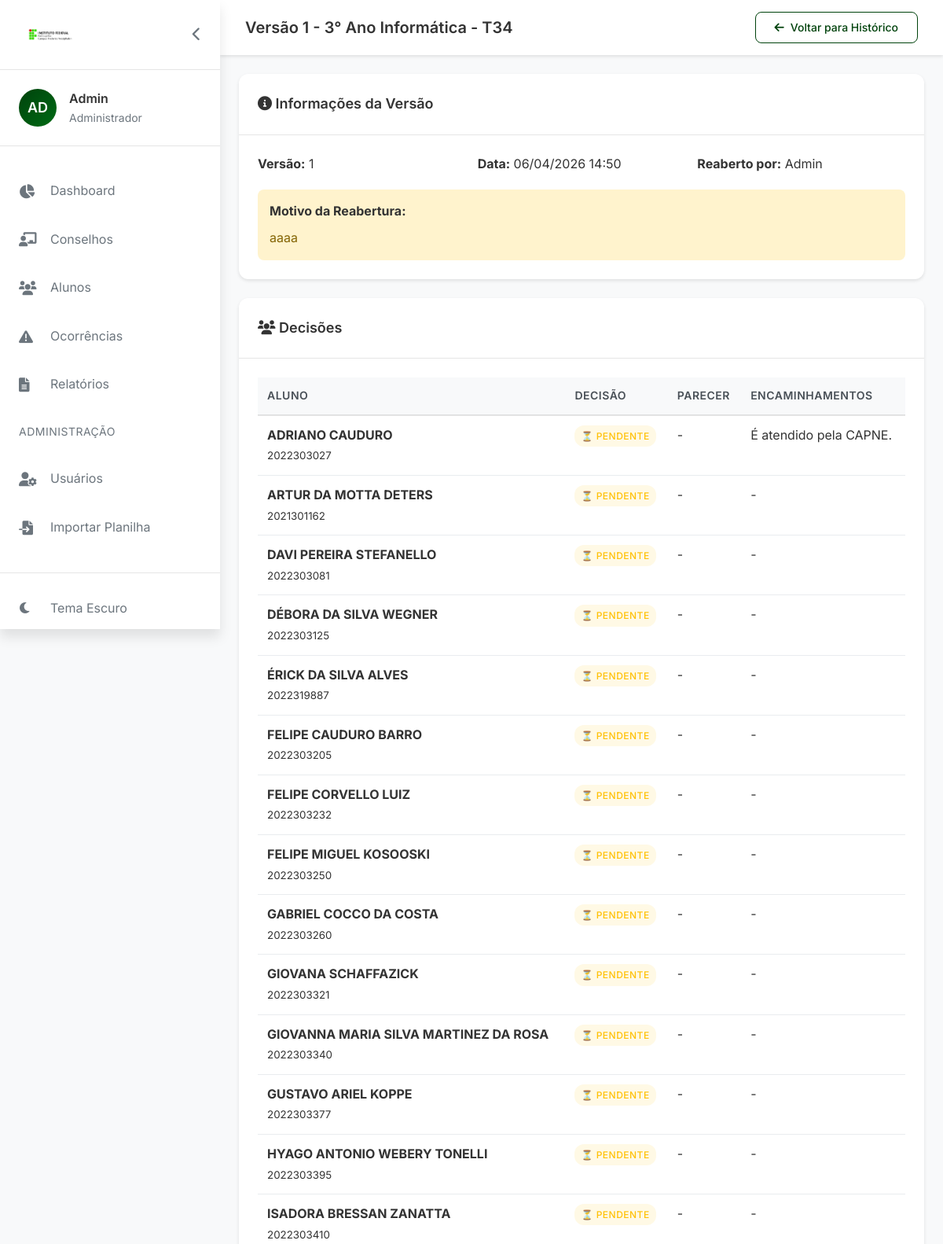
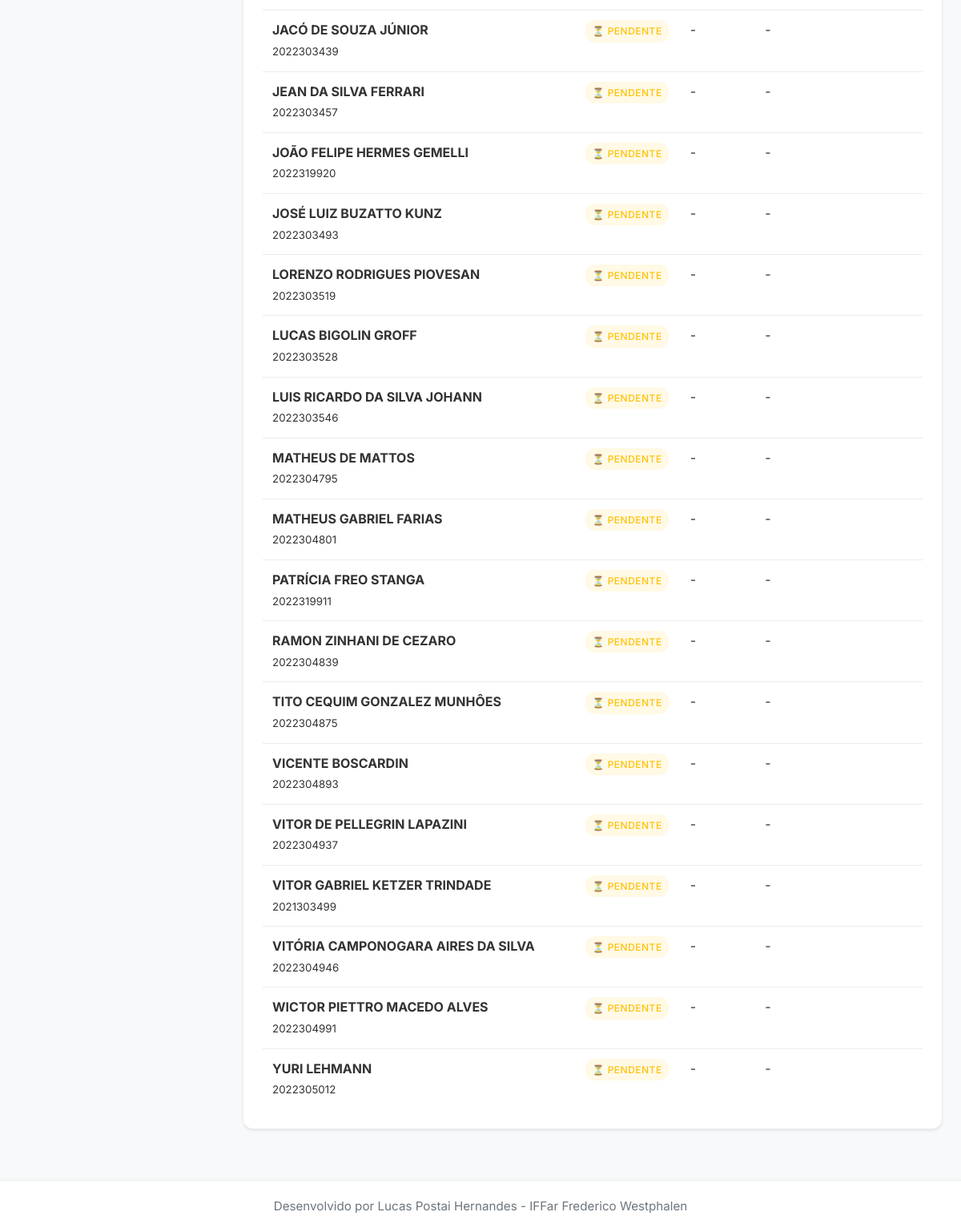
The page /conselhos/versao/1 (signed in) on the database its author committed (2 pictures, top to bottom).
### models.py (models this page shows, shortened)
class Usuario(UserMixin, db.Model):
    __tablename__ = 'usuarios'
    id = db.Column(db.Integer, primary_key=True)
    nome = db.Column(db.String(100), nullable=False)
    email = db.Column(db.String(100), unique=True, nullable=False)
    matricula = db.Column(db.String(20), unique=True, nullable=False)
    senha_hash = db.Column(db.String(200))
    role = db.Column(db.String(50), default='professor')
    setor_id = db.Column(db.Integer, db.ForeignKey('setores.id'))
    foto_perfil = db.Column(db.String(200))
    ativo = db.Column(db.Boolean, default=True)
    primeiro_acesso = db.Column(db.Boolean, default=True)
    ultimo_acesso = db.Column(db.DateTime)
    created_at = db.Column(db.DateTime, default=datetime.utcnow)
    setor = db.relationship('Setor', backref='usuarios')
    def is_admin(self):
        return self.role == 'admin'

class ConselhoVersao(db.Model):
    __tablename__ = 'conselho_versoes'
    id = db.Column(db.Integer, primary_key=True)
    conselho_id = db.Column(db.Integer, db.ForeignKey('conselhos.id'))
    versao = db.Column(db.Integer, nullable=False)
    motivo_reabertura = db.Column(db.Text)
    data_reabertura = db.Column(db.DateTime, default=datetime.utcnow)
    reaberto_por = db.Column(db.Integer, db.ForeignKey('usuarios.id'))
    consideracoes_iniciais = db.Column(db.Text)
    observacoes_gerais = db.Column(db.Text)
    ata = db.Column(db.Text)
    data_fim = db.Column(db.DateTime)
    reabridor = db.relationship('Usuario', backref='conselhos_reabertos')
    alunos = db.relationship('ConselhoAlunoVersao', back_populates='versao', cascade='all, delete-orphan')

class Turma(db.Model):
    __tablename__ = 'turmas'
    id = db.Column(db.Integer, primary_key=True)
    nome = db.Column(db.String(50), nullable=False)
    curso = db.Column(db.String(100), nullable=False)
    ano = db.Column(db.Integer, nullable=False)
    turno = db.Column(db.String(20))
    created_at = db.Column(db.DateTime, default=datetime.utcnow)
    alunos = db.relationship('Aluno', back_populates='turma', lazy=True)
    conselhos = db.relationship('Conselho', back_populates='turma', lazy='dynamic')

class Aluno(db.Model):
    __tablename__ = 'alunos'
    id = db.Column(db.Integer, primary_key=True)
    nome = db.Column(db.String(100), nullable=False)
    matricula = db.Column(db.String(20), unique=True, nullable=False)
    data_nascimento = db.Column(db.Date)
    cpf = db.Column(db.String(14))
    email = db.Column(db.String(100))
    telefone = db.Column(db.String(20))
    endereco = db.Column(db.String(200))
    cidade = db.Column(db.String(100))
    uf = db.Column(db.String(2))
    interno = db.Column(db.Boolean, default=False)
    quarto = db.Column(db.String(10))
    turma_id = db.Column(db.Integer, db.ForeignKey('turmas.id'))
    foto = db.Column(db.String(200))
    situacao = db.Column(db.String(20), default='ativo')
    observacoes = db.Column(db.Text)
    created_at = db.Column(db.DateTime, default=datetime.utcnow)
    updated_at = db.Column(db.DateTime, default=datetime.utcnow, onupdate=datetime.utcnow)
    turma = db.relationship('Turma', back_populates='alunos')
    ocorrencias = db.relationship('Ocorrencia', backref='aluno', lazy='dynamic')
    notas = db.relationship('Nota', backref='aluno', lazy='dynamic')
    frequencias = db.relationship('Frequencia', backref='aluno', lazy='dynamic')

class ConselhoAlunoVersao(db.Model):
    __tablename__ = 'conselho_alunos_versoes'
    id = db.Column(db.Integer, primary_key=True)
    versao_id = db.Column(db.Integer, db.ForeignKey('conselho_versoes.id'))
    aluno_id = db.Column(db.Integer, db.ForeignKey('alunos.id'))
    status = db.Column(db.String(20))
    parecer = db.Column(db.Text)
    encaminhamentos = db.Column(db.Text)
    versao = db.relationship('ConselhoVersao', back_populates='alunos')
    aluno = db.relationship('Aluno')

### app.py (the view)
@app.route('/conselhos/versao/<int:versao_id>')
@login_required
def ver_versao_conselho(versao_id):
    from models import ConselhoVersao, Aluno
    versao = ConselhoVersao.query.get_or_404(versao_id)
    conselho = versao.conselho
    alunos_versao = []
    for av in versao.alunos:
        aluno = Aluno.query.get(av.aluno_id)
        if aluno:
            alunos_versao.append({
                'id': aluno.id,
                'nome': aluno.nome,
                'matricula': aluno.matricula,
                'status': av.status,
                'parecer': av.parecer,
                'encaminhamentos': av.encaminhamentos
            })
    return render_template('conselhos/ver_versao.html',
                         conselho=conselho,
                         versao=versao,
                         alunos=alunos_versao)

### app.py (called while the page is built)
@login_manager.user_loader
def load_user(user_id):
    return Usuario.query.get(int(user_id))

    def __call__(self, environ, start_response):
        path = environ.get('PATH_INFO', '')
        if path == '/':
            start_response('302 Found', [('Location', self.prefix + '/')])
            return []
        if path.startswith(self.prefix):
            environ['PATH_INFO'] = path[len(self.prefix):]
            if not environ['PATH_INFO']:
                environ['PATH_INFO'] = '/'
            environ['SCRIPT_NAME'] = self.prefix
        return self.app(environ, start_response)

### templates/conselhos/ver_versao.html (shortened to what this page needs)
{% extends "base.html" %}
{% block page_title %}Versão {{ versao.versao }} - {{ conselho.turma.nome }}{% endblock %}
{% block header_actions %}
<a href="{{ url_for('ver_versoes_conselho', id=conselho.id) }}" class="btn btn-outline">
    <i class="fas fa-arrow-left"></i> Voltar para Histórico
</a>
{% endblock %}
{% block content %}
<div class="versao-view-container">
    <div class="card mb-4">
        <div class="card-header">
            <h3><i class="fas fa-info-circle"></i> Informações da Versão</h3>
        </div>
        <div class="card-body">
            <div class="info-grid">
                <div><strong>Versão:</strong> {{ versao.versao }}</div>
                <div><strong>Data:</strong> {{ versao.data_reabertura.strftime('%d/%m/%Y %H:%M') }}</div>
                <div><strong>Reaberto por:</strong> {{ versao.reabridor.nome }}</div>
            </div>
            <div class="motivo-box">
                <strong>Motivo da Reabertura:</strong>
                <p>{{ versao.motivo_reabertura }}</p>
            </div>
        </div>
    </div>
    <div class="card">
        <div class="card-header">
            <h3><i class="fas fa-users"></i> Decisões</h3>
        </div>
        <div class="card-body">
            <div class="table-responsive">
                <table class="table">
                    <thead>
                        <tr>
                            <th>Aluno</th>
                            <th>Decisão</th>
                            <th>Parecer</th>
                            <th>Encaminhamentos</th>
                        </tr>
                    </thead>
                    <tbody>
                        {% for aluno in alunos %}
                        <tr>
                            <td><strong>{{ aluno.nome }}</strong><br><small>{{ aluno.matricula }}</small></td>
                            <td>
                                <span class="badge badge-{{ aluno.status }}">
                                    {% if aluno.status == 'aprovado' %}✅ Aprovado
                                    {% elif aluno.status == 'reprovado' %}❌ Reprovado
                                    {% else %}⏳ Pendente{% endif %}
                                </span>
                            </td>
                            <td>{{ aluno.parecer or '-' }}</td>
                            <td>{{ aluno.encaminhamentos or '-' }}</td>
                        </tr>
                        {% endfor %}
                    </tbody>
                </table>
            </div>
        </div>
    </div>
</div>
{% endblock %}

### templates/base.html (shortened to what this page needs)
<!DOCTYPE html>
<html lang="pt-BR" data-theme="light">
<head>
    <link rel="stylesheet" href="https://cdnjs.cloudflare.com/ajax/libs/font-awesome/6.4.0/css/all.min.css">
    <link rel="stylesheet" href="https://cdnjs.cloudflare.com/ajax/libs/font-awesome/6.0.0/css/all.min.css">
    <link rel="stylesheet" href="{{ url_for('static', filename='css/style.css') }}">
    <link rel="stylesheet" href="{{ url_for('static', filename='css/animations.css') }}">
</head>
<body class="{% if current_user.is_authenticated %}authenticated{% endif %}">
    {% if current_user.is_authenticated %}
    <div class="sidebar" id="sidebar">
        <div class="sidebar-header">
            <img src="{{ url_for('static', filename='images/logo-iffar.png') }}" alt="IFFar" class="logo">
            <button class="sidebar-toggle" id="sidebarToggle">
                <i class="fas fa-chevron-left"></i>
            </button>
        </div>
        <div class="user-info">
            <div class="user-avatar">
                {% if current_user.foto_perfil %}
                <img src="{{ url_for('static', filename=current_user.foto_perfil) }}" alt="{{ current_user.nome }}">
                {% else %}
                <div class="avatar-placeholder">
                    {{ current_user.nome[:2] | upper }}
                </div>
                {% endif %}
            </div>
            <div class="user-details">
                <span class="user-name">{{ current_user.nome }}</span>
                <span class="user-role">
                    {% if current_user.role == 'admin' %}Administrador
                    {% elif current_user.role == 'direcao' %}Direção
                    {% elif current_user.role == 'professor' %}Professor
                    {% else %}{{ current_user.role | title }}{% endif %}
                </span>
            </div>
        </div>
        <nav class="sidebar-nav">
            <ul>
                <li class="{% if request.endpoint == 'dashboard' %}active{% endif %}">
                    <a href="{{ url_for('dashboard') }}">
                        <i class="fas fa-chart-pie"></i>
                        <span>Dashboard</span>
                    </a>
                </li>
                <li class="{% if request.endpoint in ['listar_conselhos', 'novo_conselho', 'ver_conselho'] %}active{% endif %}">
                    <a href="{{ url_for('listar_conselhos') }}">
                        <i class="fas fa-chalkboard-teacher"></i>
                        <span>Conselhos</span>
                    </a>
                </li>
                <li class="{% if request.endpoint in ['listar_alunos', 'novo_aluno', 'ver_aluno'] %}active{% endif %}">
                    <a href="{{ url_for('listar_alunos') }}">
                        <i class="fas fa-users"></i>
                        <span>Alunos</span>
                    </a>
                </li>
                <li class="{% if request.endpoint in ['listar_ocorrencias', 'nova_ocorrencia', 'ver_ocorrencia'] %}active{% endif %}">
                    <a href="{{ url_for('listar_ocorrencias') }}">
                        <i class="fas fa-exclamation-triangle"></i>
                        <span>Ocorrências</span>
                    </a>
                </li>
                <li class="{% if request.endpoint == 'relatorios' %}active{% endif %}">
                    <a href="{{ url_for('relatorios') }}">
                        <i class="fas fa-file-alt"></i>
                        <span>Relatórios</span>
                    </a>
                </li>
                {% if current_user.is_admin() %}
                <li class="divider">Administração</li>
                <li class="{% if request.endpoint == 'admin_usuarios' %}active{% endif %}">
                    <a href="{{ url_for('admin_usuarios') }}">
                        <i class="fas fa-user-cog"></i>
                        <span>Usuários</span>
                    </a>
                </li>
                <li class="nav-item">
                    <a href="{{ url_for('importar_planilha') }}" class="nav-link">
                        <i class="fas fa-file-import"></i>
                        Importar Planilha
                    </a>
                </li>
                {% endif %}
            </ul>
        </nav>
        <div class="sidebar-footer">
            <a href="#" id="themeToggle">
                <i class="fas fa-moon"></i>
                <span>Tema Escuro</span>
            </a>
            <a href="{{ url_for('logout') }}">
            </a>
        </div>
    </div>
    <main class="main-content" id="mainContent">
        <header class="content-header">
            <h1>{% block page_title %}{% endblock %}</h1>
            <div class="header-actions">
                {% block header_actions %}{% endblock %}
            </div>
        </header>
        <div class="content-body">
            {% block content %}{% endblock %}
        </div>
    </main>
    {% else %}
    {% block public_content %}{% endblock %}
    {% endif %}
       {% if current_user.is_authenticated %}
            <footer class="app-footer">
                <div class="footer-content">
                    <p>Desenvolvido por Lucas Postai Hernandes - IFFar Frederico Westphalen</p>
                </div>
            </footer>
    {% endif %}
</body>
</html>

### templates/base.html (style rules this page uses)
.app-footer { background: white; border-top: 1px solid #e9ecef; padding: 20px 24px; margin-top: 40px; box-shadow: 0 -2px 4px rgba(0,0,0,0.02); text-align: center; width: 100%; }
.footer-content { max-width: 1200px; margin: 0 auto; color: #6c757d; font-size: 0.95rem; }
.footer-content p { margin: 0; padding: 0; }
html, body { height: 100%; margin: 0; }
body { display: flex; flex-direction: column; min-height: 100vh; }
.main-content { flex: 1 0 auto; }
.app-footer { flex-shrink: 0; }

### templates/conselhos/ver_versao.html (style rules this page uses)
.versao-view-container { padding: 24px; max-width: 1200px; margin: 0 auto; }
.info-grid { display: grid; grid-template-columns: repeat(auto-fit, minmax(200px, 1fr)); gap: 15px; margin-bottom: 20px; }
.motivo-box { background: #fff3cd; padding: 15px; border-radius: var(--radius-md); margin-top: 15px; }
.motivo-box p { margin: 8px 0 0 0; color: #856404; }
.badge-pendente { background: rgba(255, 193, 7, 0.1); color: #ffc107; }
.table-responsive { overflow-x: auto; }
.table { width: 100%; border-collapse: collapse; }
.table th { background: #f8f9fa; padding: 12px; text-align: left; font-weight: 600; color: #495057; }
.table td { padding: 12px; border-bottom: 1px solid #e9ecef; vertical-align: top; }

### rows shown on the page
Usuario: nome "AD", nome "Admin", reabridor.nome "Admin"
ConselhoVersao: versao "1", data_reabertura "06/04/2026 14:50", motivo_reabertura "aaaa"
Turma: turma.nome "3° Ano Informática - T34"
Aluno: nome "ADRIANO CAUDURO", matricula "2022303027"
ConselhoAlunoVersao: encaminhamentos "É atendido pela CAPNE."
Aluno: nome "ARTUR DA MOTTA DETERS", matricula "2021301162"
Aluno: nome "DAVI PEREIRA STEFANELLO", matricula "2022303081"
Aluno: nome "DÉBORA DA SILVA WEGNER", matricula "2022303125"
Aluno: nome "ÉRICK DA SILVA ALVES", matricula "2022319887"
Aluno: nome "FELIPE CAUDURO BARRO", matricula "2022303205"
Aluno: nome "FELIPE CORVELLO LUIZ", matricula "2022303232"
Aluno: nome "FELIPE MIGUEL KOSOOSKI", matricula "2022303250"
Aluno: nome "GABRIEL COCCO DA COSTA", matricula "2022303260"
Aluno: nome "GIOVANA SCHAFFAZICK", matricula "2022303321"
Aluno: nome "GIOVANNA MARIA SILVA MARTINEZ DA ROSA", matricula "2022303340"
Aluno: nome "GUSTAVO ARIEL KOPPE", matricula "2022303377"
Aluno: nome "HYAGO ANTONIO WEBERY TONELLI", matricula "2022303395"
Aluno: nome "ISADORA BRESSAN ZANATTA", matricula "2022303410"
Aluno: nome "JACÓ DE SOUZA JÚNIOR", matricula "2022303439"
Aluno: nome "JEAN DA SILVA FERRARI", matricula "2022303457"
Aluno: nome "JOÃO FELIPE HERMES GEMELLI", matricula "2022319920"
Aluno: nome "JOSÉ LUIZ BUZATTO KUNZ", matricula "2022303493"
Aluno: nome "LORENZO RODRIGUES PIOVESAN", matricula "2022303519"
Aluno: nome "LUCAS BIGOLIN GROFF", matricula "2022303528"
Aluno: nome "LUIS RICARDO DA SILVA JOHANN", matricula "2022303546"
Aluno: nome "MATHEUS DE MATTOS", matricula "2022304795"
Aluno: nome "MATHEUS GABRIEL FARIAS", matricula "2022304801"
Aluno: nome "PATRÍCIA FREO STANGA", matricula "2022319911"
Aluno: nome "RAMON ZINHANI DE CEZARO", matricula "2022304839"
Aluno: nome "TITO CEQUIM GONZALEZ MUNHÔES", matricula "2022304875"
Aluno: nome "VICENTE BOSCARDIN", matricula "2022304893"
Aluno: nome "VITOR DE PELLEGRIN LAPAZINI", matricula "2022304937"
Aluno: nome "VITOR GABRIEL KETZER TRINDADE", matricula "2021303499"
Aluno: nome "VITÓRIA CAMPONOGARA AIRES DA SILVA", matricula "2022304946"
Aluno: nome "WICTOR PIETTRO MACEDO ALVES", matricula "2022304991"
Aluno: nome "YURI LEHMANN", matricula "2022305012"

### other values the page prints
{{ aluno.parecer or '-' }} "-" "-" "-" "-" "-" "-" "-" "-" "-" "-" "-" "-" "-" "-" "-" "-" "-" "-" "-" "-" "-" "-" "-" "-" "-" "-" "-" "-" "-" "-" "-" "-"
{{ aluno.encaminhamentos or '-' }} "-" "-" "-" "-" "-" "-" "-" "-" "-" "-" "-" "-" "-" "-" "-" "-" "-" "-" "-" "-" "-" "-" "-" "-" "-" "-" "-" "-" "-" "-" "-"
